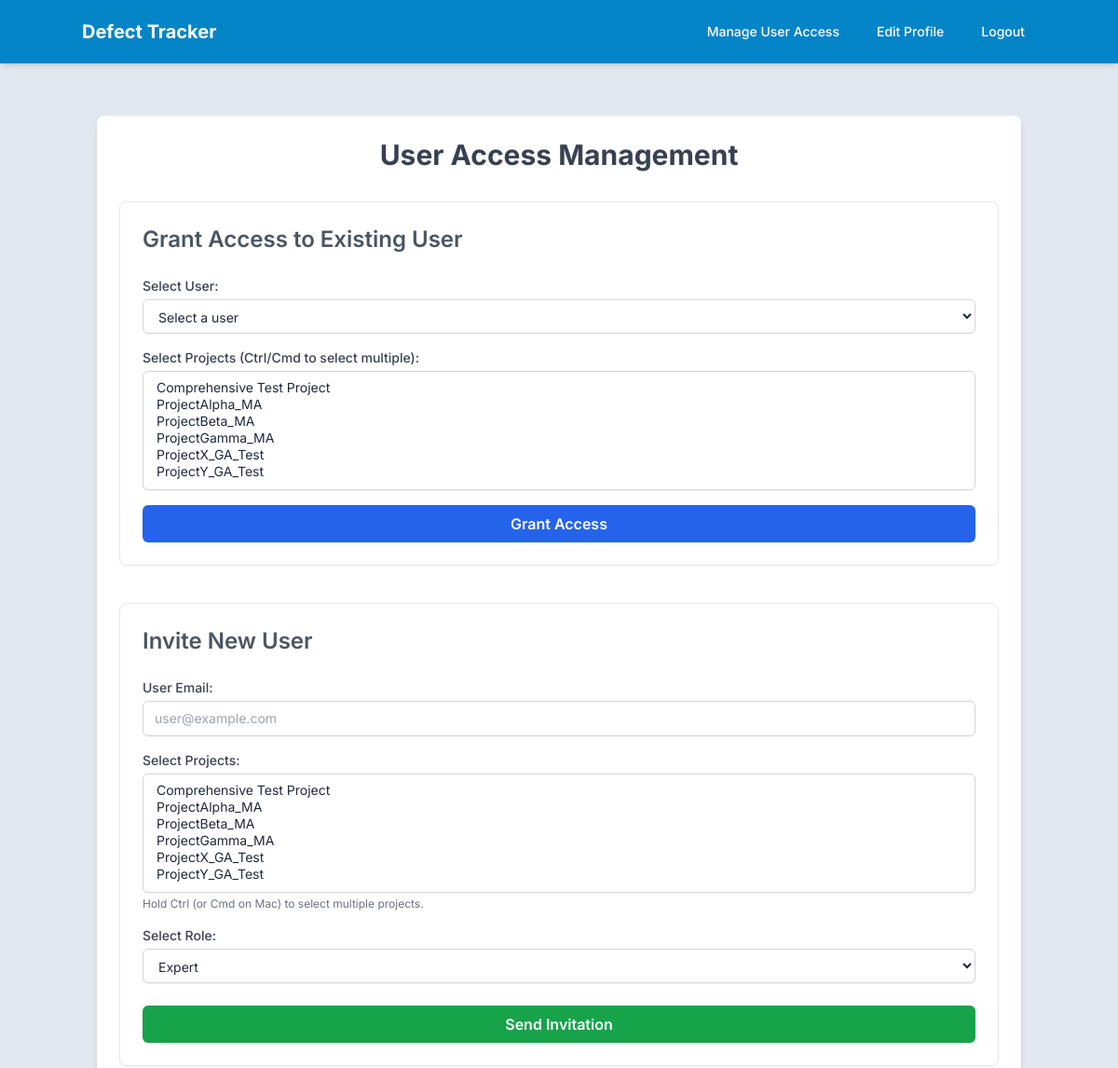
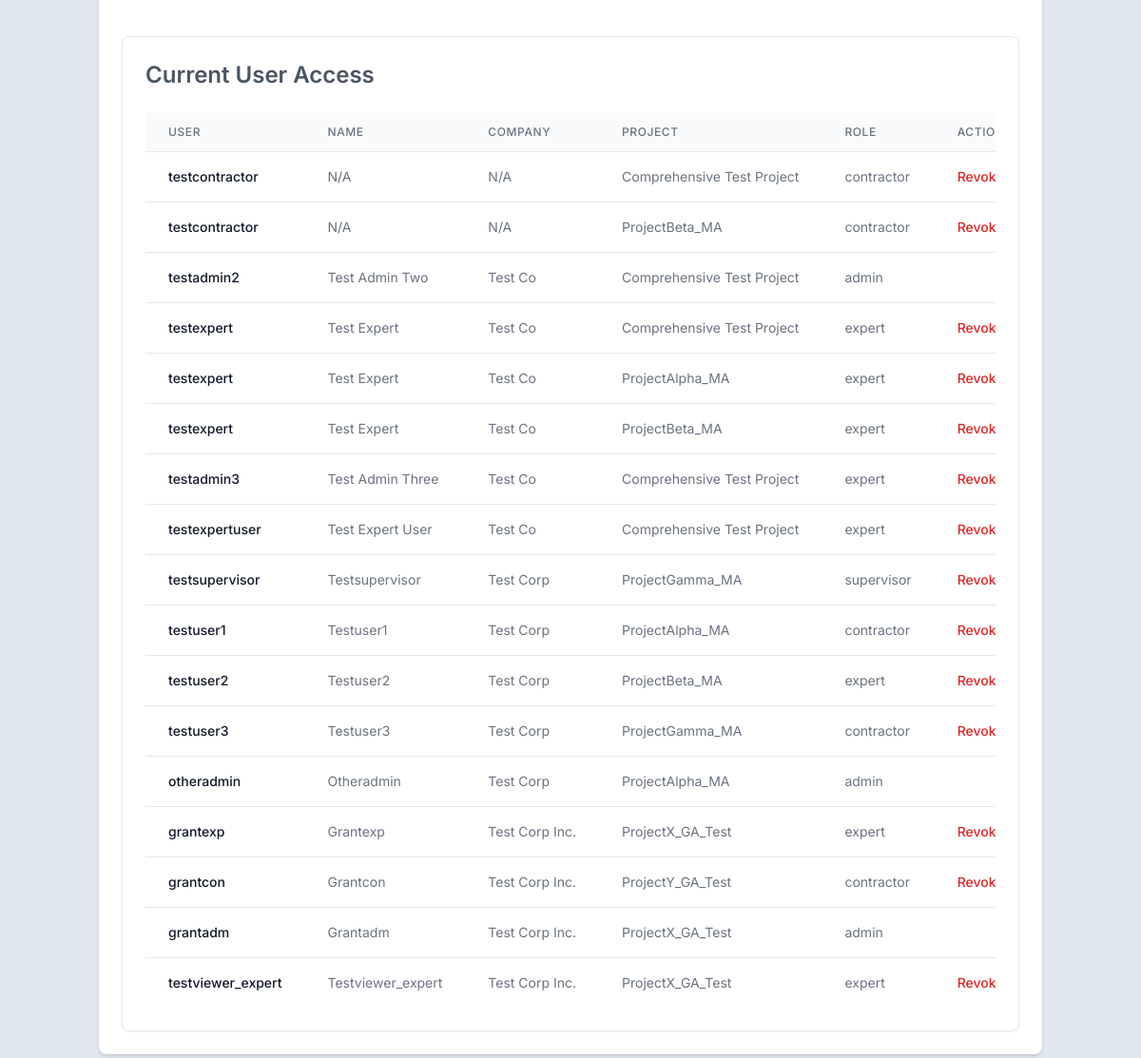
Screenshot of /manage_access (signed in) with the database file from the repository (2 pictures, top to bottom).
### app.py (models this page shows)
class User(UserMixin, db.Model):
    __tablename__ = 'users'
    id = db.Column(db.Integer, primary_key=True)
    username = db.Column(db.String(255), unique=True, nullable=False)
    email = db.Column(db.String(255), unique=True, nullable=True)
    password = db.Column(db.String(255), nullable=False)
    role = db.Column(db.String(50), nullable=False)
    status = db.Column(db.String(50), nullable=False, default='pending_activation')
    name = db.Column(db.String(255), nullable=False, server_default="N/A")
    company = db.Column(db.String(255), nullable=False, server_default="N/A")
    projects = db.relationship('ProjectAccess', back_populates='user', cascade='all, delete-orphan')

class ProjectAccess(db.Model):
    __tablename__ = 'project_access'
    id = db.Column(db.Integer, primary_key=True)
    user_id = db.Column(db.Integer, db.ForeignKey('users.id'), nullable=False)
    project_id = db.Column(db.Integer, db.ForeignKey('projects.id'), nullable=False)
    role = db.Column(db.String(50), nullable=False)
    user = db.relationship('User', back_populates='projects')
    project = db.relationship('Project')

class Project(db.Model):
    __tablename__ = 'projects'
    id = db.Column(db.Integer, primary_key=True)
    name = db.Column(db.String(255))
    defects = db.relationship('Defect', back_populates='project', cascade='all, delete-orphan')
    checklists = db.relationship('Checklist', back_populates='project', cascade='all, delete-orphan')
    accesses = db.relationship('ProjectAccess', back_populates='project', cascade='all, delete-orphan')
    drawings = db.relationship('Drawing', back_populates='project', cascade='all, delete-orphan')

### app.py (the view, shortened to what this page needs)
@app.route('/manage_access', methods=['GET', 'POST'])
@login_required
def manage_access():
    allowed_roles_to_view = ['admin', 'expert', 'contractor', 'supervisor']
    if current_user.role not in allowed_roles_to_view:
        flash('You do not have permission to view this page.', 'error')
        return redirect(url_for('index'))
    is_admin_view = (current_user.role == 'admin')
    projects_for_forms = []
    relevant_users_to_display = []
    project_ids_to_filter_table_rows = []
    if is_admin_view:
        admin_project_accesses_get = ProjectAccess.query.filter_by(user_id=current_user.id, role='admin').all()
        project_ids_admin_administers = [pa.project_id for pa in admin_project_accesses_get]
        project_ids_to_filter_table_rows = project_ids_admin_administers
        if project_ids_admin_administers:
            projects_for_forms = Project.query.filter(Project.id.in_(project_ids_admin_administers)).order_by(Project.name).all()
            shared_project_access_entries = ProjectAccess.query.filter(
                ProjectAccess.project_id.in_(project_ids_admin_administers)
            ).all()
            if shared_project_access_entries:
                user_ids_on_shared_projects = {pa.user_id for pa in shared_project_access_entries}
                if user_ids_on_shared_projects:
                    relevant_users_to_display = User.query.filter(
                        User.id.in_(user_ids_on_shared_projects),
                        User.id != current_user.id, # Exclude current admin from the list
                        User.status == 'active'
                    ).all()
    return render_template('manage_access.html',
                           users=relevant_users_to_display,
                           projects_for_forms=projects_for_forms,
                           project_ids_for_filter=project_ids_to_filter_table_rows,
                           is_admin_view=is_admin_view)

### app.py (called while the page is built)
@login_manager.user_loader
def load_user(user_id):
    return db.session.get(User, int(user_id))

@app.context_processor
def utility_processor():
    def get_absolute_static_path_for_template(relative_path):
        if not relative_path:
            return None
        if ".." in relative_path:
            logger.warning(f"Potential path traversal attempt in get_absolute_static_path: {relative_path}")
            return None # Or raise an error, or return a placeholder
        absolute_path = os.path.normpath(os.path.join(app.static_folder, relative_path.lstrip('/\\')))
        if os.path.commonprefix([absolute_path, app.static_folder]) != app.static_folder:
            logger.warning(f"Path {absolute_path} resolved outside static folder from relative path {relative_path}")
            return None # Or some placeholder
        return absolute_path
    return dict(get_absolute_static_path=get_absolute_static_path_for_template)

@app.context_processor
def inject_accessible_projects():
    if current_user.is_authenticated:
        accessible_project_objects = []
        project_accesses = ProjectAccess.query.filter_by(user_id=current_user.id).all()
        project_ids = [access.project_id for access in project_accesses]
        if project_ids:
            accessible_project_objects = Project.query.filter(Project.id.in_(project_ids)).order_by(Project.name).all()
        return dict(accessible_projects=accessible_project_objects)
    return dict(accessible_projects=[])

### templates/manage_access.html (shortened to what this page needs)
{% extends "layout.html" %}
{% block content %}
<div class="container mx-auto mt-10 p-6 bg-white shadow-md rounded-lg">
    <h1 class="text-3xl font-bold mb-8 text-center text-gray-700">User Access Management</h1>
    {% if is_admin_view %}
    <section class="mb-10 p-6 border border-gray-200 rounded-lg shadow-sm">
        <h2 class="text-2xl font-semibold mb-6 text-gray-600">Grant Access to Existing User</h2>
        <form id="grantAccessForm" method="POST" action="{{ url_for('manage_access') }}">
            <div class="mb-4">
                <label for="user_id" class="block text-sm font-medium text-gray-700 mb-1">Select User:</label>
                <select name="user_id" id="user_id" required class="mt-1 block w-full py-2 px-3 border border-gray-300 bg-white rounded-md shadow-sm focus:outline-none focus:ring-indigo-500 focus:border-indigo-500 sm:text-sm">
                    {% if users %}
                        <option value="" disabled selected>Select a user</option>
                    {% else %}
                        <option value="" disabled selected>No users available</option>
                    {% endif %}
                </select>
            </div>
            <div class="mb-4">
                <label for="project_ids" class="block text-sm font-medium text-gray-700 mb-1">Select Projects (Ctrl/Cmd to select multiple):</label>
                <select name="project_ids" id="project_ids" multiple required class="mt-1 block w-full py-2 px-3 border border-gray-300 bg-white rounded-md shadow-sm focus:outline-none focus:ring-indigo-500 focus:border-indigo-500 sm:text-sm h-32">
                    {% if projects_for_forms %}
                        {% for project in projects_for_forms %}
                            <option value="{{ project.id }}">{{ project.name }}</option>
                        {% endfor %}
                    {% else %}
                        <option value="" disabled>No projects available for forms</option>
                    {% endif %}
                </select>
            </div>
            <button type="submit" class="w-full bg-blue-600 hover:bg-blue-700 text-white font-semibold py-2 px-4 rounded-md shadow-sm focus:outline-none focus:ring-2 focus:ring-offset-2 focus:ring-blue-500">
                Grant Access
            </button>
        </form>
    </section>
    {% endif %}
    {% if is_admin_view %}
    <section class="mb-10 p-6 border border-gray-200 rounded-lg shadow-sm">
        <h2 class="text-2xl font-semibold mb-6 text-gray-600">Invite New User</h2>
        <form id="inviteNewUserForm" method="POST" action="{{ url_for('invite') }}">
            <div class="mb-4">
                <label for="email" class="block text-sm font-medium text-gray-700 mb-1">User Email:</label>
                <input type="email" name="email" id="email" required class="mt-1 block w-full py-2 px-3 border border-gray-300 rounded-md shadow-sm focus:outline-none focus:ring-indigo-500 focus:border-indigo-500 sm:text-sm" placeholder="user@example.com">
            </div>
            <div class="mb-4">
                <label for="invite_project_ids" class="block text-sm font-medium text-gray-700 mb-1">Select Projects:</label>
                <select name="invite_project_ids" id="invite_project_ids" required multiple class="mt-1 block w-full py-2 px-3 border border-gray-300 bg-white rounded-md shadow-sm focus:outline-none focus:ring-indigo-500 focus:border-indigo-500 sm:text-sm h-32">
                    {% if projects_for_forms %}
                        {% for project in projects_for_forms %}
                            <option value="{{ project.id }}">{{ project.name }}</option>
                        {% endfor %}
                    {% else %}
                        <option value="" disabled>No projects available for forms</option>
                    {% endif %}
                </select>
                <p class="text-xs text-gray-500 mt-1">Hold Ctrl (or Cmd on Mac) to select multiple projects.</p>
            </div>
            <div class="mb-6">
                <label for="invite_role" class="block text-sm font-medium text-gray-700 mb-1">Select Role:</label>
                <select name="role" id="invite_role" required class="mt-1 block w-full py-2 px-3 border border-gray-300 bg-white rounded-md shadow-sm focus:outline-none focus:ring-indigo-500 focus:border-indigo-500 sm:text-sm">
                    <option value="expert">Expert</option>
                </select>
            </div>
            <button type="submit" class="w-full bg-green-600 hover:bg-green-700 text-white font-semibold py-2 px-4 rounded-md shadow-sm focus:outline-none focus:ring-2 focus:ring-offset-2 focus:ring-green-500">
                Send Invitation
            </button>
        </form>
    </section>
    {% endif %}
    <section class="p-6 border border-gray-200 rounded-lg shadow-sm">
        <h2 class="text-2xl font-semibold mb-6 text-gray-600">Current User Access</h2>
        <div class="overflow-x-auto">
            <table class="min-w-full divide-y divide-gray-200">
                <thead class="bg-gray-50">
                    <tr>
                        <th scope="col" class="px-6 py-3 text-left text-xs font-medium text-gray-500 uppercase tracking-wider">User</th>
                        <th scope="col" class="px-6 py-3 text-left text-xs font-medium text-gray-500 uppercase tracking-wider">Name</th>
                        <th scope="col" class="px-6 py-3 text-left text-xs font-medium text-gray-500 uppercase tracking-wider">Company</th>
                        <th scope="col" class="px-6 py-3 text-left text-xs font-medium text-gray-500 uppercase tracking-wider">Project</th>
                        <th scope="col" class="px-6 py-3 text-left text-xs font-medium text-gray-500 uppercase tracking-wider">Role</th>
                        <th scope="col" class="px-6 py-3 text-left text-xs font-medium text-gray-500 uppercase tracking-wider">Actions</th>
                    </tr>
                </thead>
                <tbody class="bg-white divide-y divide-gray-200">
                    {% if users %}
                        {% for user in users %}
                            {% for project_access in user.projects %}
                                {% if project_access.project_id in project_ids_for_filter %}
                                    <tr>
                                        <td class="px-6 py-4 whitespace-nowrap text-sm font-medium text-gray-900">{{ user.username }}</td>
                                        <td class="px-6 py-4 whitespace-nowrap text-sm text-gray-500">{{ user.name }}</td>
                                        <td class="px-6 py-4 whitespace-nowrap text-sm text-gray-500">{{ user.company }}</td>
                                        <td class="px-6 py-4 whitespace-nowrap text-sm text-gray-500">{{ project_access.project.name }}</td>
                                        <td class="px-6 py-4 whitespace-nowrap text-sm text-gray-500">{{ project_access.role }}</td>
                                        <td class="px-6 py-4 whitespace-nowrap text-sm font-medium">
                                            {% if is_admin_view %}
                                                {% if not (project_access.user.role == 'admin' and project_access.role == 'admin' and project_access.user.id != current_user.id) %}
                                                    <form method="POST" action="{{ url_for('revoke_access', project_access_id=project_access.id) }}" class="inline">
                                                        <button type="submit" class="text-red-600 hover:text-red-800" onclick="return confirm('Are you sure you want to revoke this access?');">Revoke</button>
                                                    </form>
                                                {% endif %}
                                            {% endif %}
                                        </td>
                                    </tr>
                                {% endif %}
                            {% endfor %}
                        {% endfor %}
                    {% else %}
                        <tr>
                            <td colspan="6" class="px-6 py-4 whitespace-nowrap text-sm text-gray-500 text-center">No users to display.</td>
                        </tr>
                    {% endif %}
                </tbody>
            </table>
        </div>
    </section>
</div>
{% endblock %}

### templates/layout.html (style rules this page uses)
:root { --color-primary: #0284c7; --color-primary-hover: #0369a1; --color-secondary: #e2e8f0; --color-secondary-text: #1e293b; }
.bg-secondary { background-color: var(--color-secondary); }
.text-secondary-text { color: var(--color-secondary-text); }

### rows the page displays
User: username "testcontractor", name "N/A", company "N/A"
ProjectAccess: project.name "Comprehensive Test Project", role "contractor"
ProjectAccess: project.name "ProjectBeta_MA", role "contractor"
User: username "testadmin2", name "Test Admin Two", company "Test Co"
ProjectAccess: project.name "Comprehensive Test Project", role "admin"
User: username "testexpert", name "Test Expert", company "Test Co"
ProjectAccess: project.name "Comprehensive Test Project", role "expert"
ProjectAccess: project.name "ProjectAlpha_MA", role "expert"
ProjectAccess: project.name "ProjectBeta_MA", role "expert"
User: username "testadmin3", name "Test Admin Three", company "Test Co"
ProjectAccess: project.name "Comprehensive Test Project", role "expert"
User: username "testexpertuser", name "Test Expert User", company "Test Co"
ProjectAccess: project.name "Comprehensive Test Project", role "expert"
User: username "testsupervisor", name "Testsupervisor", company "Test Corp"
ProjectAccess: project.name "ProjectGamma_MA", role "supervisor"
User: username "testuser1", name "Testuser1", company "Test Corp"
ProjectAccess: project.name "ProjectAlpha_MA", role "contractor"
User: username "testuser2", name "Testuser2", company "Test Corp"
ProjectAccess: project.name "ProjectBeta_MA", role "expert"
User: username "testuser3", name "Testuser3", company "Test Corp"
ProjectAccess: project.name "ProjectGamma_MA", role "contractor"
User: username "otheradmin", name "Otheradmin", company "Test Corp"
ProjectAccess: project.name "ProjectAlpha_MA", role "admin"
User: username "grantexp", name "Grantexp", company "Test Corp Inc."
ProjectAccess: project.name "ProjectX_GA_Test", role "expert"
User: username "grantcon", name "Grantcon", company "Test Corp Inc."
ProjectAccess: project.name "ProjectY_GA_Test", role "contractor"
User: username "grantadm", name "Grantadm", company "Test Corp Inc."
ProjectAccess: project.name "ProjectX_GA_Test", role "admin"
User: username "testviewer_expert", name "Testviewer_expert", company "Test Corp Inc."
ProjectAccess: project.name "ProjectX_GA_Test", role "expert"
